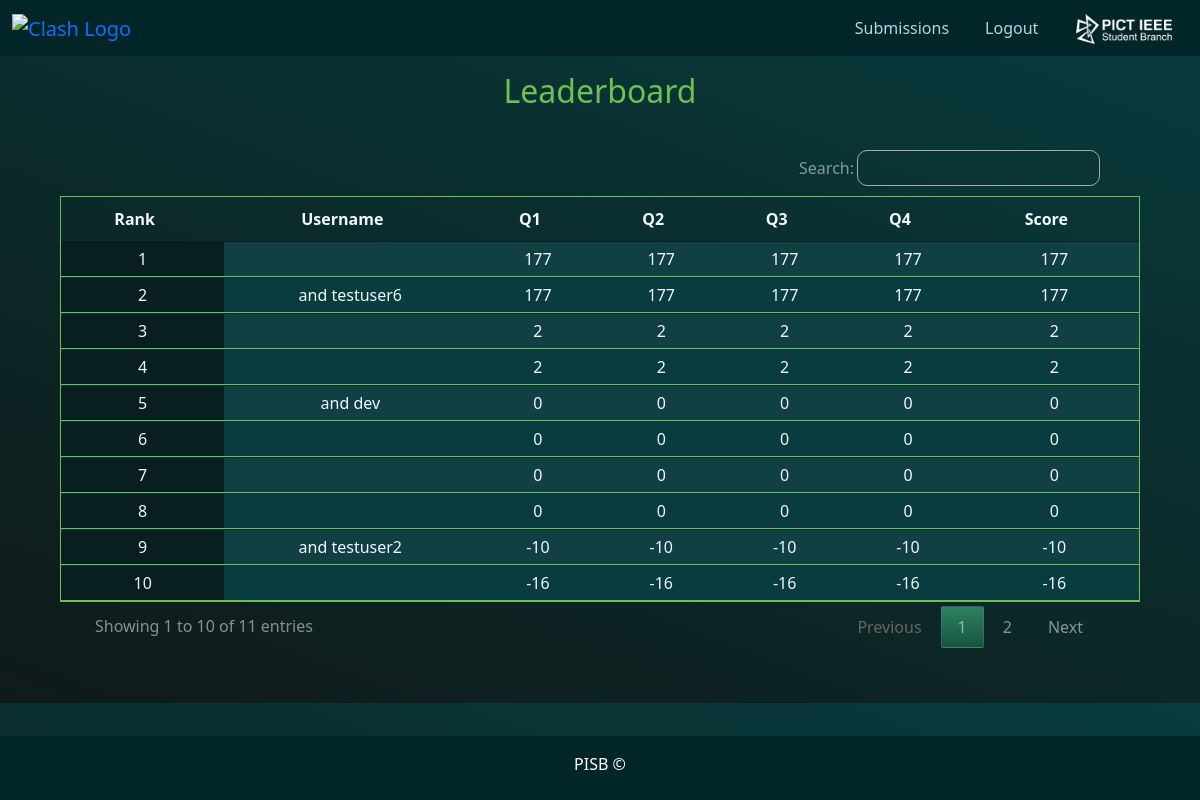
Page /leaderboard/ on the committed database.
### app1/models.py (models this page shows, shortened)
class Team(models.Model):
    user = models.ManyToManyField(User)
    team_score = models.IntegerField(default=0)
    team_attempted = models.IntegerField(default=0)
    teamTime =models.DateTimeField(blank=True, null=True)

### app1/views.py (the view)
# urls.py: path('leaderboard/', views.leaderboard, name='leaderboard'),
def leaderboard(request):
    context={
        "title":"Result"
    }
    team =Team.objects.all().order_by('-team_score','teamTime')
    user=User.objects.all()
    dict=get_leaderboard(team,user)   #to get list of dictionary containing places of users
    context["teams"]=dict
    return render(request,"app1/leaderb.html",context)

### app1/utils.py (called while the page is built)
def get_leaderboard(team_set,user_set):
    place=0
    dict=[]
    for team in team_set:
        user_list=user_set.filter(team__id=team.id)
        inner_dict={}
        if len(user_list)>=2:
            inner_dict["place"]=place+1
            inner_dict["user1"]=user_list[0].username
            inner_dict["user2"]=user_list[1].username
            inner_dict["score"]=team.team_score
            inner_dict["attempted_question"]=team.team_attempted
            inner_dict["Time"]=team.teamTime
        else:
            inner_dict["place"]=place+1
            inner_dict["user1"]=user_list[0].username
            inner_dict["score"]=team.team_score
            inner_dict["attempted_question"]=team.team_attempted
            inner_dict["Time"]=team.teamTime
        place += 1
        dict.append(inner_dict)
    return dict

### app1/templates/app1/leaderb.html (shortened to what this page needs)
{% load static %}
{% load tz %}
<!DOCTYPE html>
<html lang="en">
    <head>
    <link
        href="https://cdn.jsdelivr.net/npm/bootstrap@5.1.3/dist/css/bootstrap.min.css"
        rel="stylesheet"
        />
        <link rel="stylesheet" type="text/css" href="https://cdn.datatables.net/1.13.4/css/jquery.dataTables.min.css">
        <link rel="stylesheet" type="text/css" href="{% static 'css/leaderbrdstyle.css' %}">
        <body>
          <nav class="navbar navbar-expand-lg navbarr">
            <div class="container-fluid">
              <a class="navbar-brand navvi" href="#" style="padding: 0px"><img src="{% static 'images/revb.png' %}"
                  alt="Clash Logo" height="60px" width="70px" /></a>
              <div class="collapse navbar-collapse stroke" id="navbarSupportedContent">
                <ul class="navbar-nav ms-auto mb-2 mb-lg-0">
                  <li class="nav-item">
                    <a class="nav-link navvi" aria-current="page" href="{% url 'submission' %}"
                      style="margin-left: 10px; margin-right: 10px ; color: lightblue;">Submissions</a>
                  </li>
                  <li class="nav-item navvi">
                    <a class="nav-link navvi" style="margin-left: 10px; margin-right: 10px; color: lightblue; cursor: pointer"
                      data-bs-toggle="modal" data-bs-target="#LogoutModal">Logout</a>
                  </li>
                </ul>
              </div>
              <a class="navbar-brand navvi pisblogo" href="https://pictieee.in/" style="padding: 0px; margin-left: 20px"><img
                  src="{% static 'images/pisblogo.png' %}" alt="Clash Logo" height="30px" /></a>
            </div>
      </nav>
          <div class="heading">
            <h2>Leaderboard</h2>
          </div>
              <table id="myTable" class="display" >
                <thead>
                <tr>
                  <th>Rank</th>
                  <th>Username</th>
                  <th>Q1</th>
                  <th>Q2</th>
                  <th>Q3</th>
                  <th>Q4</th>
                  <th>Score</th>
                </tr>
                </thead>
                <tbody id="ex1">
                {% for team in teams %}
                  <tr>
                    <td>{{team.place}}</td>
                    <td>{{team.user}} {% if "user2" in team %}and {{team.user2}}{% endif %}</td>
                    <td>{{team.score}} </td>
                    <td>{{team.score}} </td>
                    <td>{{team.score}} </td>
                    <td>{{team.score}} </td>
                    <td>{{team.score}}</td>
                  </tr>
                {% endfor %}
              </table>
            <footer class="text-center fixed-bottom bg-light">
                <div class="container-fluid">
                  <div class="footer-text pt-3 pb-4">PISB <span>&copy</span></div>
                </div>
              </footer>
        </body>
</html>

### app1/static/css/leaderbrdstyle.css (style rules this page uses)
body { background-image: linear-gradient(201deg, #064346 -23%, #12100e 130%); padding-bottom: 55px; }
.heading { margin-top: 1rem; text-align: center; font-size: 2rem; color: rgba(122, 206, 86, 0.911); }
.navbar { background: #022527; }
footer { background: #022527; color: #ffffff; position: relative; }
.container-fluid { background-color: #022527; }
.display { color: aliceblue; }
table.dataTable.no-footer { width: 90%; margin-top:30px; border: 1px solid rgba(122, 206, 86, 0.911); }
table.dataTable.display>tbody>tr.odd>.sorting_1, table.dataTable.order-column.stripe>tbody>tr.odd>.sorting_1 { box-shadow: inset 0 0 0 9999px rgb(0, 0, 0); }
table.dataTable.stripe>tbody>tr.odd>*, table.dataTable.display>tbody>tr.odd>* { box-shadow: inset 0 0 0 9999px rgba(109, 112, 114, 0.082); }
table.dataTable.display>tbody>tr.even>.sorting_1, table.dataTable.display>tbody>tr.odd>.sorting_1 { box-shadow: inset 0 0 0 9999px rgba(10, 10, 10, 0.637); background: #054246; }
table.dataTable thead th, table.dataTable thead td { padding: 10px; border-bottom: 1px solid rgba(122, 206, 86, 0.911); }
table.dataTable.row-border tbody th, table.dataTable.row-border tbody td, table.dataTable.display tbody th, table.dataTable.display tbody td { border-bottom: 1px solid rgba(122, 206, 86, 0.911); background: #083c3e; }
tr { display: table-row; vertical-align: inherit; height:25px; }
table.dataTable tbody th, table.dataTable tbody td { padding: 5px 1px; text-align: center; }
table.dataTable thead>tr>th.sorting:before, table.dataTable thead>tr>th.sorting_asc:before, table.dataTable thead>tr>th.sorting_desc:before, table.dataTable thead>tr>th.sorting_asc_disabled:before, table.dataTable thead>tr>th.sorting_desc_disabled:before, table.dataTable thead>tr>td.sorting:before, table.dataTable thead>tr>td.sorting_asc:before, table.dataTable thead>tr>td.sorting_desc:before, table.dataTable thead>tr>td.sorting_asc_disabled:before, table.dataTable thead>tr>td.sorting_desc_disabled:before { display: none; }
table.dataTable thead>tr>th.sorting:after, table.dataTable thead>tr>th.sorting_asc:after, table.dataTable thead>tr>th.sorting_desc:after, table.dataTable thead>tr>th.sorting_asc_disabled:after, table.dataTable thead>tr>th.sorting_desc_disabled:after, table.dataTable thead>tr>td.sorting:after, table.dataTable thead>tr>td.sorting_asc:after, table.dataTable thead>tr>td.sorting_desc:after, table.dataTable thead>tr>td.sorting_asc_disabled:after, table.dataTable thead>tr>td.sorting_desc_disabled:after { top: 50%; content: "▼"; content: "▼"/""; display: none; }
table.dataTable thead>tr>th.sorting, table.dataTable thead>tr>th.sorting_asc, table.dataTable thead>tr>th.sorting_desc, table.dataTable thead>tr>th.sorting_asc_disabled, table.dataTable thead>tr>th.sorting_desc_disabled, table.dataTable thead>tr>td.sorting, table.dataTable thead>tr>td.sorting_asc, table.dataTable thead>tr>td.sorting_desc, table.dataTable thead>tr>td.sorting_asc_disabled, table.dataTable thead>tr>td.sorting_desc_disabled { text-align: center; }

### rows in the picture
Team: place "2", user2 "testuser6", score "177"
app1_team_user: place "4", score "2"
Team: place "9", user2 "testuser2", score "-10"
Team: place "10", score "-16"

### other values in the picture
{{ team.place }} "1" "3"
{{ team.score }} "177" "2"
{{ team.place }} "5"
{{ team.user2 }} "dev"
{{ team.score }} "0"
{{ team.place }} "6" "7"
{{ team.score }} "0" "0"
{{ team.place }} "8"
